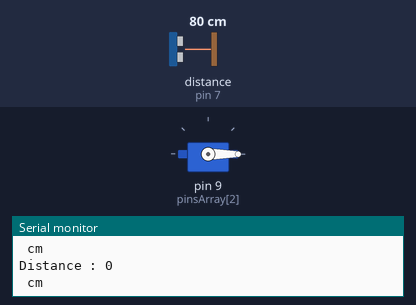
Recording of a sketch running on a simulated Arduino Uno, built with avr-gcc and run on an emulated ATmega328P. Parts: servo, the last lines printed to the serial monitor. The test bench sets the inputs (shaded band); at power-on: distance to the obstacle (sensor on pin 7) 80 cm. The echo pulse lasts 58.3 µs per cm.

Above: at 1.2 s.
1.3 s: distance to the obstacle (sensor on pin 7) set to 9 cm
At 2.5 s:
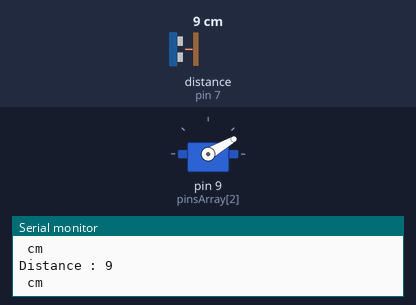
2.8 s: distance to the obstacle (sensor on pin 7) set to 4 cm
At 3.4 s:
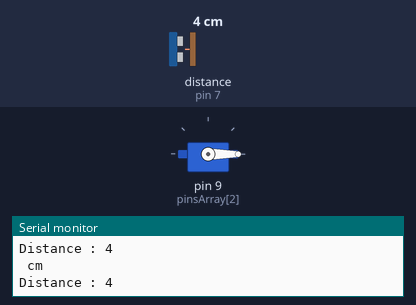
Timing chart, 0 to 5.8 s (numbered marks = the images above; inputs shaded):
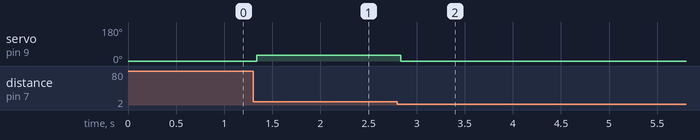

The sketch:

HI_Opdracht6.ino
```cpp
#include <Servo.h>
#include <NewPing.h>

//servo object
Servo servo;

//pinnen voor de {trigger, echo, servo}
int pinsArray[] = {11, 7, 9};
const int maxAfstand = 10;

//NewPing object voor sensor met trigger, echo pin en maximale afstand
NewPing sensor(pinsArray[0], pinsArray[1], maxAfstand);

void setup()
{
  //seriele communicatie
  Serial.begin(9600);
  //motor aan de juiste pin
  servo.attach(pinsArray[2]);
  //motor begint op 0 graden
  servo.write(0);
}

void loop()
{
  //unsigned --> zal nooit een negatief getal zijn
  //van echo naar cm
  unsigned int cm = sensor.ping_cm();

  //toon de afstand op de seriele motor
  Serial.print("Distance : ");
  Serial.println(cm);
  Serial.println(" cm");

  checkDistance(cm);

  delay(50);
}

void checkDistance(int cm) {
  if (cm == 4) {
    // Als de afstand precies 4 cm is
    servo.write(0);
  } else if (cm > 4 && cm <= 10) {
    // Als de afstand tussen 4 en 10 cm is
    int angle = map(cm, 4, 10, 180, 0);
    servo.write(angle);
  }
}
```

Measured:
- after the input at 1.3 s, servo on pin 9 (pinsArray[2]): 0° → 30° at once
- after the input at 2.8 s, servo on pin 9 (pinsArray[2]): 30° → 0° at once
